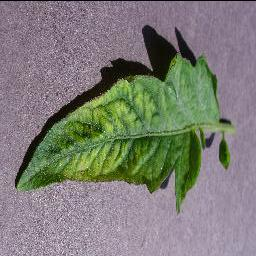
#> input picture Crop Disease Analyzer/Disease Analyser Backend/test/00c07a77-15e6-4815-92d4-8d1e1afb7f3c___PSU_CG 2052_90deg.JPG, 256 x 256 px
$ python image_process.py
#> lines starting #> are read from the running program, lines starting #| are printed output that depends on the picture; after the words box and inside, x2 and y2 are one past the last pixel; in counts of white or black regions, pixels touching at a corner belong together
#> the answer given: test/00c07a77-15e6-4815-92d4-8d1e1afb7f3c___PSU_CG 2052_90deg.JPG
import cv2
import numpy as np

def image_masking(filepath):

	BLUR = 21
	CANNY_THRESH_1 = 10
	CANNY_THRESH_2 = 200
	MASK_DILATE_ITER = 10
	MASK_ERODE_ITER = 10
	MASK_COLOR = (0.0,0.0,0.0) # In BGR format

	img = cv2.imread(filepath)
#> img is the input picture: shape (256, 256, 3); mean B, G, R 118.8, 125.5, 126.2
	gray = cv2.cvtColor(img,cv2.COLOR_BGR2GRAY)
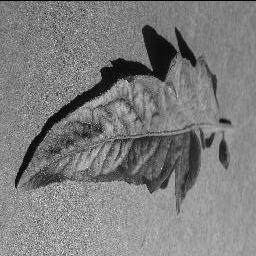
#> gray: shape (256, 256); min 0, max 252, mean 125

	edges = cv2.Canny(gray, CANNY_THRESH_1, CANNY_THRESH_2)
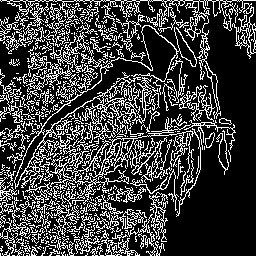
#> edges: shape (256, 256); 24.8% white in thin lines or dots
	edges = cv2.dilate(edges, None)
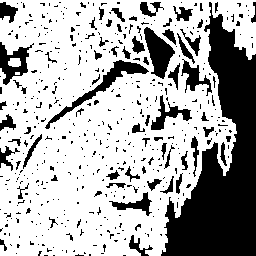
#> edges: shape (256, 256); 68.3% white; 484 black regions (416 under 20 px), largest, box (x1, y1, x2, y2) and area: (161, 2, 256, 256) 11624, (45, 60, 149, 129) 912, (144, 27, 175, 79) 825
	edges = cv2.erode(edges, None)
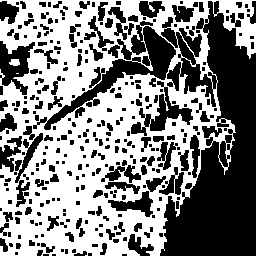
#> edges: shape (256, 256); 51.7% white; 320 black regions (182 under 20 px)

	contour_info = []
	contours, __ = cv2.findContours(edges, cv2.RETR_LIST, cv2.CHAIN_APPROX_NONE)
#> contours = 375 contours, 139 with area under 20; largest, box (x1, y1, x2, y2) and area: (0, 0, 256, 256) 49654, (43, 25, 177, 131) 2474, (149, 86, 194, 132) 834, (179, 57, 217, 108) 774, (107, 190, 154, 218) 560

	for c in contours:
	    contour_info.append((c, cv2.isContourConvex(c), cv2.contourArea(c),))
#> after the loop, contour_info = 375 items
	contour_info = sorted(contour_info, key=lambda c: c[2], reverse=True)

	max_contour = contour_info[0]
#> max_contour = 3 items, first 3: contour of 1843 points, box (x1, y1, x2, y2) (0, 0, 256, 256), area 49654, False, 49653.5
	mask = np.zeros(edges.shape)
	cv2.fillConvexPoly(mask, max_contour[0], (255))
#> mask: shape (256, 256) float64; 80.9% white; 21 black regions (11 under 20 px), largest, box (x1, y1, x2, y2) and area: (160, 53, 256, 256) 10367, (0, 41, 30, 95) 1049, (0, 1, 19, 24) 316

	mask = cv2.dilate(mask, None, iterations=MASK_DILATE_ITER)
#> mask: shape (256, 256) float64; 89.6% white; 2 black regions (1 under 20 px), largest, box (x1, y1, x2, y2) and area: (175, 68, 256, 256) 6843
	mask = cv2.erode(mask, None, iterations=MASK_ERODE_ITER)
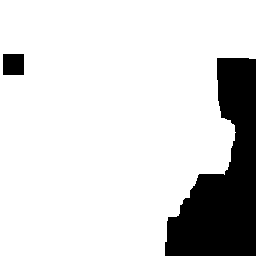
#> mask: shape (256, 256) float64; 84% white; 2 black regions, box (x1, y1, x2, y2) and area: (165, 58, 256, 256) 10043, (3, 54, 24, 75) 441
	mask = cv2.GaussianBlur(mask, (BLUR, BLUR), 0)
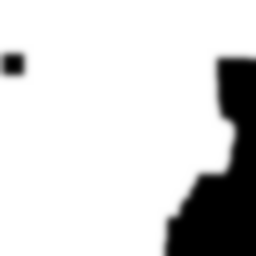
#> mask: shape (256, 256) float64; min 0, max 255, mean 214.2; drawn with min black and max white

	mask_stack = np.dstack([mask]*3)
	mask_stack  = mask_stack.astype('float32') / 255.0
	img = img.astype('float32') / 255.0

	masked = (mask_stack * img) + ((1-mask_stack) * MASK_COLOR)
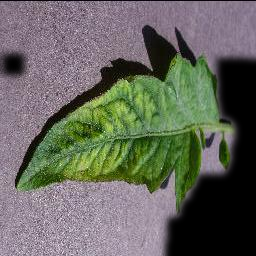
#> masked: shape (256, 256, 3) float64; mean of channels 0, 1, 2 0.367, 0.404, 0.399; drawn as B, G, R
	masked = (masked * 255).astype('uint8')

	fileName, fileExtension = filepath.split('.')
	fileName += '-masked.'
	filepath = fileName + fileExtension
	print (filepath)

	cv2.imwrite(filepath, masked)

if __name__ == '__main__':
	filepath = input("Enter Image File Name:\n")
	image_masking(filepath)

$ run again, on Crop Disease Analyzer/Disease Analyser Backend/test/0c676b36-7985-42e8-b550-83e2b1c55535___PSU_CG 2177_180deg.JPG
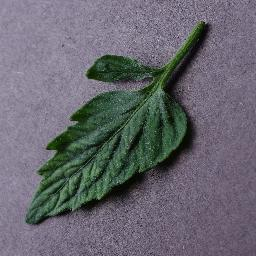
#> input picture Crop Disease Analyzer/Disease Analyser Backend/test/0c676b36-7985-42e8-b550-83e2b1c55535___PSU_CG 2177_180deg.JPG, 256 x 256 px
#> in image_masking, img is the input picture: shape (256, 256, 3); mean B, G, R 110.8, 102.9, 103.6
#> in image_masking, `edges = cv2.erode(edges, None)`:
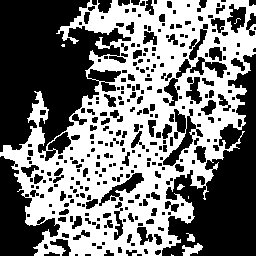
#> edges: shape (256, 256); 46.7% white; 9 white regions (5 under 20 px)
#> contours = 341 contours, 150 with area under 20; largest, box (x1, y1, x2, y2) and area: (0, 0, 256, 256) 39872, (162, 115, 197, 167) 481, (98, 172, 145, 207) 464, (226, 3, 247, 34) 378, (87, 68, 122, 83) 328
#> after the loop in image_masking, `for c in contours:`: contour_info = 341 items
#> max_contour = 3 items, first 3: contour of 2178 points, box (x1, y1, x2, y2) (0, 0, 256, 256), area 39872, False, 39872
#> in image_masking, `masked = (mask_stack * img) + ((1-mask_stack) * MASK_COLOR)`:
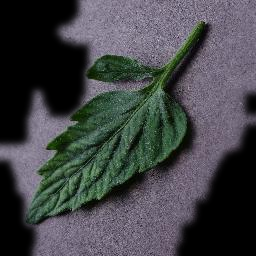
#> masked: shape (256, 256, 3) float64; mean of channels 0, 1, 2 0.28, 0.27, 0.263; drawn as B, G, R
